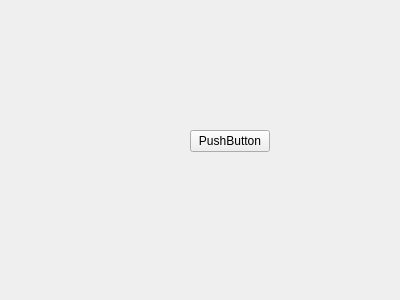
<?xml version="1.0" encoding="UTF-8"?>
<ui version="4.0">
 <class>Form</class>
 <widget class="QWidget" name="Form">
  <property name="geometry">
   <rect>
    <x>0</x>
    <y>0</y>
    <width>400</width>
    <height>300</height>
   </rect>
  </property>
  <property name="windowTitle">
   <string>Form</string>
  </property>
  <widget class="QPushButton" name="pushButton">
   <property name="geometry">
    <rect>
     <x>190</x>
     <y>130</y>
     <width>80</width>
     <height>22</height>
    </rect>
   </property>
   <property name="text">
    <string>PushButton</string>
   </property>
  </widget>
 </widget>
 <resources/>
 <connections/>
</ui>
